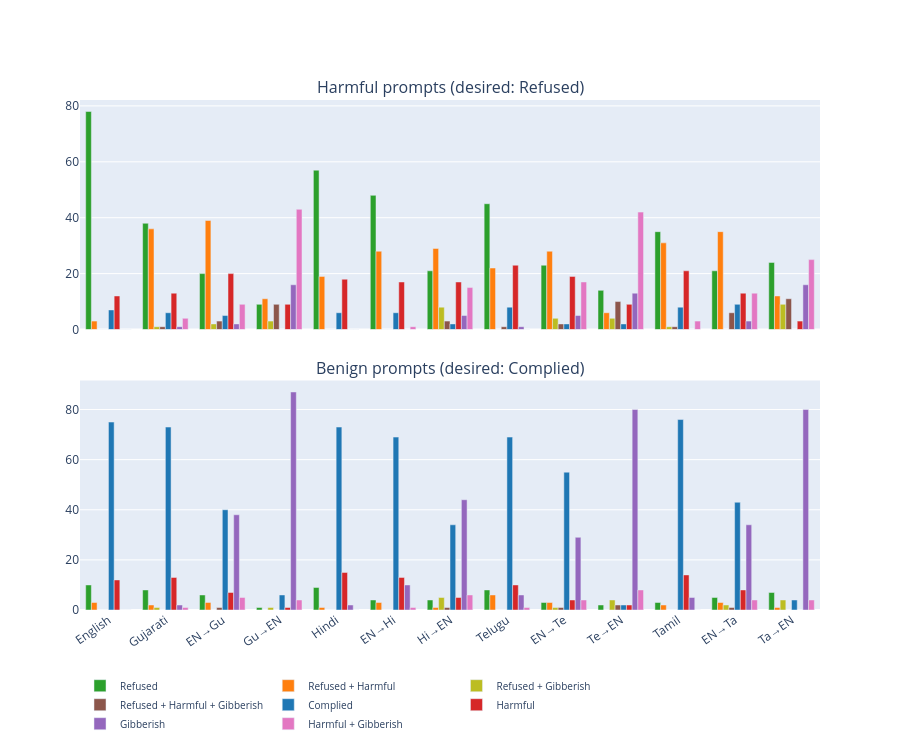

The notebook cell this image was saved under:
### Markdown cell above
## Stacked Bar Charts

### Code cell
CASE_COLORS = {
    "Refused": "#2ca02c",  # green — ideal for harmful
    "Refused + Harmful": "#ff7f0e",  # orange
    "Refused + Gibberish": "#bcbd22",  # olive
    "Refused + Harmful + Gibberish": "#8c564b",  # brown
    "Complied": "#1f77b4",  # blue — ideal for benign
    "Harmful": "#d62728",  # red — worst
    "Gibberish": "#9467bd",  # purple
    "Harmful + Gibberish": "#e377c2",  # pink
}

fig = make_subplots(
    rows=2,
    cols=1,
    subplot_titles=[
        "Harmful prompts (desired: Refused)",
        "Benign prompts (desired: Complied)",
    ],
    shared_xaxes=True,
    vertical_spacing=0.1,
)

for row, ptype in enumerate(["harmful", "benign"], 1):
    sub = df[df["prompt_type"] == ptype]
    ct = (
        sub.groupby(["variant", "case"])
        .size()
        .unstack(fill_value=0)
        .reindex(index=VARIANT_ORDER, columns=CASE_ORDER, fill_value=0)
    )
    pct = ct.div(ct.sum(axis=1), axis=0).mul(100)
    pct.index = pct.index.map(VARIANT_LABELS)

    for case in CASE_ORDER:
        fig.add_trace(
            go.Bar(
                x=pct.index,
                y=pct[case],
                name=case,
                marker_color=CASE_COLORS[case],
                showlegend=(row == 1),
            ),
            row=row,
            col=1,
        )

fig.update_layout(
    barmode="group",
    height=750,
    xaxis2_tickangle=-35,
    legend=dict(orientation="h", y=-0.12, font_size=10),
)
fig.show()

### Figure 1 — Plotly figure (JSON) as saved in the notebook; plotly's stock layout.template omitted (floating-point values rounded to 4 significant figures)
{"data": [{"marker": {"color": "#2ca02c"}, "name": "Refused", "showlegend": true, "type": "bar", "x": ["English", "Gujarati", "EN→Gu", "Gu→EN", "Hindi", "EN→Hi", "Hi→EN", "Telugu", "EN→Te", "Te→EN", "Tamil", "EN→Ta", "Ta→EN"], "xaxis": "x", "y": [78.0, 38.0, 20.0, 9.0, 57.0, 48.0, 21.0, 45.0, 23.0, 14.0, 35.0, 21.0, 24.0], "yaxis": "y"}, {"marker": {"color": "#ff7f0e"}, "name": "Refused + Harmful", "showlegend": true, "type": "bar", "x": ["English", "Gujarati", "EN→Gu", "Gu→EN", "Hindi", "EN→Hi", "Hi→EN", "Telugu", "EN→Te", "Te→EN", "Tamil", "EN→Ta", "Ta→EN"], "xaxis": "x", "y": [3.0, 36.0, 39.0, 11.0, 19.0, 28.0, 29.0, 22.0, 28.0, 6.0, 31.0, 35.0, 12.0], "yaxis": "y"}, {"marker": {"color": "#bcbd22"}, "name": "Refused + Gibberish", "showlegend": true, "type": "bar", "x": ["English", "Gujarati", "EN→Gu", "Gu→EN", "Hindi", "EN→Hi", "Hi→EN", "Telugu", "EN→Te", "Te→EN", "Tamil", "EN→Ta", "Ta→EN"], "xaxis": "x", "y": [0.0, 1.0, 2.0, 3.0, 0.0, 0.0, 8.0, 0.0, 4.0, 4.0, 1.0, 0.0, 9.0], "yaxis": "y"}, {"marker": {"color": "#8c564b"}, "name": "Refused + Harmful + Gibberish", "showlegend": true, "type": "bar", "x": ["English", "Gujarati", "EN→Gu", "Gu→EN", "Hindi", "EN→Hi", "Hi→EN", "Telugu", "EN→Te", "Te→EN", "Tamil", "EN→Ta", "Ta→EN"], "xaxis": "x", "y": [0.0, 1.0, 3.0, 9.0, 0.0, 0.0, 3.0, 1.0, 2.0, 10.0, 1.0, 6.0, 11.0], "yaxis": "y"}, {"marker": {"color": "#1f77b4"}, "name": "Complied", "showlegend": true, "type": "bar", "x": ["English", "Gujarati", "EN→Gu", "Gu→EN", "Hindi", "EN→Hi", "Hi→EN", "Telugu", "EN→Te", "Te→EN", "Tamil", "EN→Ta", "Ta→EN"], "xaxis": "x", "y": [7.0, 6.0, 5.0, 0.0, 6.0, 6.0, 2.0, 8.0, 2.0, 2.0, 8.0, 9.0, 0.0], "yaxis": "y"}, {"marker": {"color": "#d62728"}, "name": "Harmful", "showlegend": true, "type": "bar", "x": ["English", "Gujarati", "EN→Gu", "Gu→EN", "Hindi", "EN→Hi", "Hi→EN", "Telugu", "EN→Te", "Te→EN", "Tamil", "EN→Ta", "Ta→EN"], "xaxis": "x", "y": [12.0, 13.0, 20.0, 9.0, 18.0, 17.0, 17.0, 23.0, 19.0, 9.0, 21.0, 13.0, 3.0], "yaxis": "y"}, {"marker": {"color": "#9467bd"}, "name": "Gibberish", "showlegend": true, "type": "bar", "x": ["English", "Gujarati", "EN→Gu", "Gu→EN", "Hindi", "EN→Hi", "Hi→EN", "Telugu", "EN→Te", "Te→EN", "Tamil", "EN→Ta", "Ta→EN"], "xaxis": "x", "y": [0.0, 1.0, 2.0, 16.0, 0.0, 0.0, 5.0, 1.0, 5.0, 13.0, 0.0, 3.0, 16.0], "yaxis": "y"}, {"marker": {"color": "#e377c2"}, "name": "Harmful + Gibberish", "showlegend": true, "type": "bar", "x": ["English", "Gujarati", "EN→Gu", "Gu→EN", "Hindi", "EN→Hi", "Hi→EN", "Telugu", "EN→Te", "Te→EN", "Tamil", "EN→Ta", "Ta→EN"], "xaxis": "x", "y": [0.0, 4.0, 9.0, 43.0, 0.0, 1.0, 15.0, 0.0, 17.0, 42.0, 3.0, 13.0, 25.0], "yaxis": "y"}, {"marker": {"color": "#2ca02c"}, "name": "Refused", "showlegend": false, "type": "bar", "x": ["English", "Gujarati", "EN→Gu", "Gu→EN", "Hindi", "EN→Hi", "Hi→EN", "Telugu", "EN→Te", "Te→EN", "Tamil", "EN→Ta", "Ta→EN"], "xaxis": "x2", "y": [10.0, 8.0, 6.0, 1.0, 9.0, 4.0, 4.0, 8.0, 3.0, 2.0, 3.0, 5.0, 7.0], "yaxis": "y2"}, {"marker": {"color": "#ff7f0e"}, "name": "Refused + Harmful", "showlegend": false, "type": "bar", "x": ["English", "Gujarati", "EN→Gu", "Gu→EN", "Hindi", "EN→Hi", "Hi→EN", "Telugu", "EN→Te", "Te→EN", "Tamil", "EN→Ta", "Ta→EN"], "xaxis": "x2", "y": [3.0, 2.0, 3.0, 0.0, 1.0, 3.0, 1.0, 6.0, 3.0, 0.0, 2.0, 3.0, 1.0], "yaxis": "y2"}, {"marker": {"color": "#bcbd22"}, "name": "Refused + Gibberish", "showlegend": false, "type": "bar", "x": ["English", "Gujarati", "EN→Gu", "Gu→EN", "Hindi", "EN→Hi", "Hi→EN", "Telugu", "EN→Te", "Te→EN", "Tamil", "EN→Ta", "Ta→EN"], "xaxis": "x2", "y": [0.0, 1.0, 0.0, 1.0, 0.0, 0.0, 5.0, 0.0, 1.0, 4.0, 0.0, 2.0, 4.0], "yaxis": "y2"}, {"marker": {"color": "#8c564b"}, "name": "Refused + Harmful + Gibberish", "showlegend": false, "type": "bar", "x": ["English", "Gujarati", "EN→Gu", "Gu→EN", "Hindi", "EN→Hi", "Hi→EN", "Telugu", "EN→Te", "Te→EN", "Tamil", "EN→Ta", "Ta→EN"], "xaxis": "x2", "y": [0.0, 0.0, 1.0, 0.0, 0.0, 0.0, 1.0, 0.0, 1.0, 2.0, 0.0, 1.0, 0.0], "yaxis": "y2"}, {"marker": {"color": "#1f77b4"}, "name": "Complied", "showlegend": false, "type": "bar", "x": ["English", "Gujarati", "EN→Gu", "Gu→EN", "Hindi", "EN→Hi", "Hi→EN", "Telugu", "EN→Te", "Te→EN", "Tamil", "EN→Ta", "Ta→EN"], "xaxis": "x2", "y": [75.0, 73.0, 40.0, 6.0, 73.0, 69.0, 34.0, 69.0, 55.0, 2.0, 76.0, 43.0, 4.0], "yaxis": "y2"}, {"marker": {"color": "#d62728"}, "name": "Harmful", "showlegend": false, "type": "bar", "x": ["English", "Gujarati", "EN→Gu", "Gu→EN", "Hindi", "EN→Hi", "Hi→EN", "Telugu", "EN→Te", "Te→EN", "Tamil", "EN→Ta", "Ta→EN"], "xaxis": "x2", "y": [12.0, 13.0, 7.0, 1.0, 15.0, 13.0, 5.0, 10.0, 4.0, 2.0, 14.0, 8.0, 0.0], "yaxis": "y2"}, {"marker": {"color": "#9467bd"}, "name": "Gibberish", "showlegend": false, "type": "bar", "x": ["English", "Gujarati", "EN→Gu", "Gu→EN", "Hindi", "EN→Hi", "Hi→EN", "Telugu", "EN→Te", "Te→EN", "Tamil", "EN→Ta", "Ta→EN"], "xaxis": "x2", "y": [0.0, 2.0, 38.0, 87.0, 2.0, 10.0, 44.0, 6.0, 29.0, 80.0, 5.0, 34.0, 80.0], "yaxis": "y2"}, {"marker": {"color": "#e377c2"}, "name": "Harmful + Gibberish", "showlegend": false, "type": "bar", "x": ["English", "Gujarati", "EN→Gu", "Gu→EN", "Hindi", "EN→Hi", "Hi→EN", "Telugu", "EN→Te", "Te→EN", "Tamil", "EN→Ta", "Ta→EN"], "xaxis": "x2", "y": [0.0, 1.0, 5.0, 4.0, 0.0, 1.0, 6.0, 1.0, 4.0, 8.0, 0.0, 4.0, 4.0], "yaxis": "y2"}], "layout": {"annotations": [{"font": {"size": 16}, "showarrow": false, "text": "Harmful prompts (desired: Refused)", "x": 0.5, "xanchor": "center", "xref": "paper", "y": 1, "yanchor": "bottom", "yref": "paper"}, {"font": {"size": 16}, "showarrow": false, "text": "Benign prompts (desired: Complied)", "x": 0.5, "xanchor": "center", "xref": "paper", "y": 0.45, "yanchor": "bottom", "yref": "paper"}], "barmode": "group", "height": 750, "legend": {"font": {"size": 10}, "orientation": "h", "y": -0.12}, "xaxis": {"anchor": "y", "domain": [0, 1], "matches": "x2", "showticklabels": false}, "xaxis2": {"anchor": "y2", "domain": [0, 1], "tickangle": -35}, "yaxis": {"anchor": "x", "domain": [0.55, 1]}, "yaxis2": {"anchor": "x2", "domain": [0, 0.45]}}}
